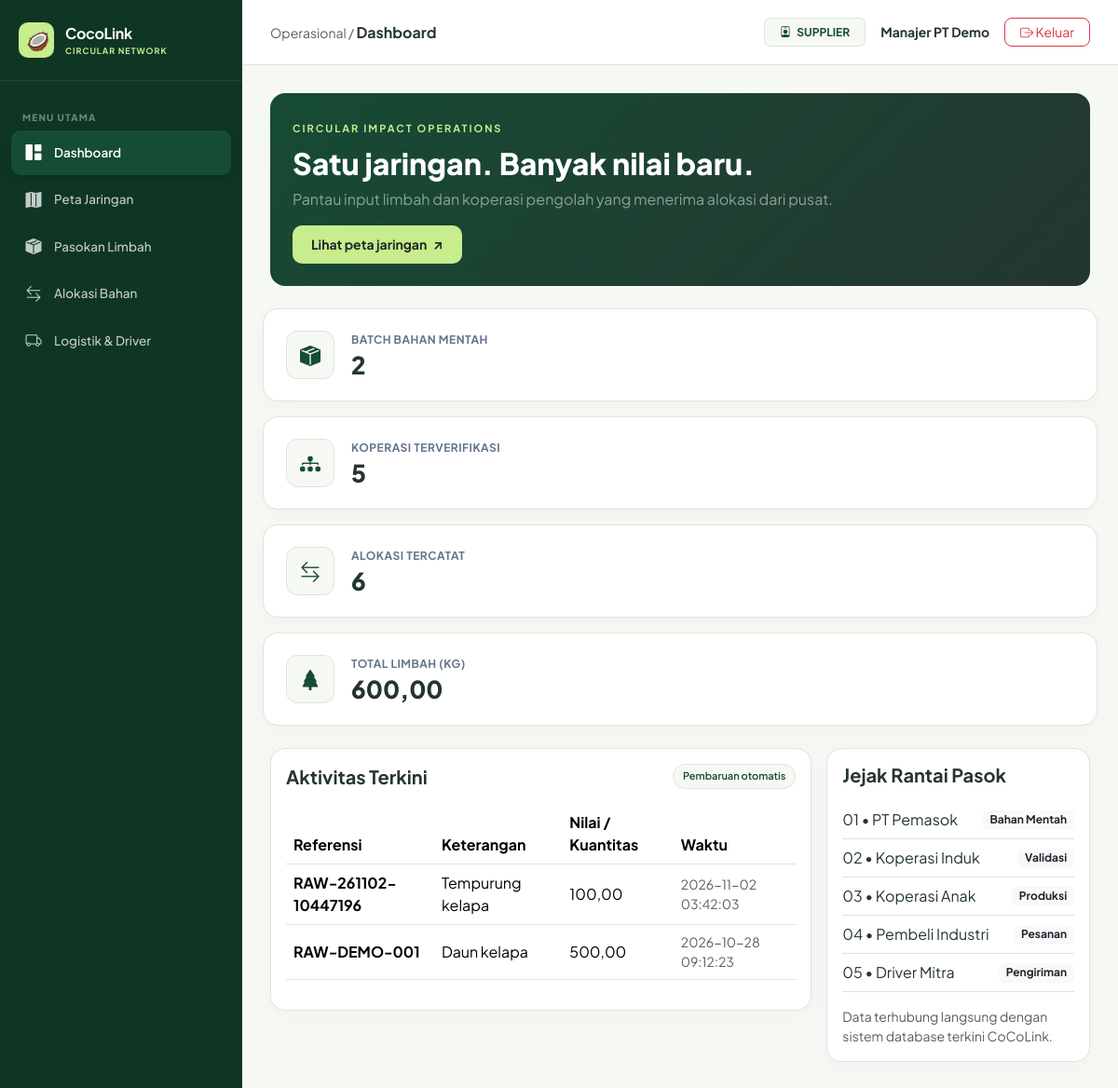
The page /index.php?page=dashboard (signed in) on the database its author committed.
### tables this page shows
CREATE TABLE `users` (
  `id` bigint(20) UNSIGNED NOT NULL,
  `name` varchar(120) NOT NULL,
  `email` varchar(190) NOT NULL,
  `password_hash` varchar(255) NOT NULL,
  `role` enum('super_admin','induk','supplier','coop','buyer','driver') NOT NULL,
  `supplier_id` bigint(20) UNSIGNED DEFAULT NULL,
  `coop_id` bigint(20) UNSIGNED DEFAULT NULL,
  `buyer_id` bigint(20) UNSIGNED DEFAULT NULL,
  `is_active` tinyint(1) NOT NULL DEFAULT 1,
  `created_at` timestamp NOT NULL DEFAULT current_timestamp()
);

CREATE TABLE `raw_batches` (
  `id` bigint(20) UNSIGNED NOT NULL,
  `supplier_id` bigint(20) UNSIGNED NOT NULL,
  `raw_type_id` int(10) UNSIGNED NOT NULL,
  `batch_code` varchar(30) NOT NULL,
  `quantity` decimal(13,2) NOT NULL,
  `unit` varchar(12) NOT NULL DEFAULT 'kg',
  `notes` text DEFAULT NULL,
  `created_at` timestamp NOT NULL DEFAULT current_timestamp()
);

CREATE TABLE `raw_types` (
  `id` int(10) UNSIGNED NOT NULL,
  `name` varchar(90) NOT NULL,
  `examples` varchar(255) NOT NULL,
  `created_at` timestamp NOT NULL DEFAULT current_timestamp()
);

### index.php (called while the page is built, shortened)
<?php
require __DIR__ . '/app/bootstrap.php';
require __DIR__ . '/app/actions.php';
require __DIR__ . '/app/views/layout.php';
$page = (string)($_GET['page'] ?? 'home');
try {
    $u = current_user();
    render_page($page, $u);
} catch (Throwable $ex) {
    try {
        if (db()->inTransaction()) {
            db()->rollBack();
        }
    } catch (Throwable $ignored) {}
    $error = $ex instanceof PDOException
        ? 'Koneksi atau operasi database gagal. Pastikan MySQL aktif di XAMPP, database cocolink sudah terimpor, dan data tidak duplikat.'
        : $ex->getMessage();
    if ($_SERVER['REQUEST_METHOD'] === 'POST') {
        $back = (string)($_GET['page'] ?? 'dashboard');
        if (!preg_match('/^[a-z_]+$/', $back)) {
            $back = 'dashboard';
        }
        flash($error, 'danger');
        redirect($back);
    }
    http_response_code(400);
?>
<!doctype html>
<html lang="id">
<head>
    <meta charset="utf-8">
    <meta name="viewport" content="width=device-width, initial-scale=1">
    <title>CoCoLink &bull; Kesalahan Sistem</title>
    <link href="https://cdn.jsdelivr.net/npm/bootstrap@5.3.2/dist/css/bootstrap.min.css" rel="stylesheet">
    <link rel="stylesheet" href="https://cdn.jsdelivr.net/npm/bootstrap-icons@1.11.2/font/bootstrap-icons.min.css">
</head>
<body style="background:#F6F8F4; padding:60px 20px;">
    <div class="container" style="max-width: 600px;">
        <div class="card shadow-sm border-danger">
            <div class="card-body p-4 text-center">
                <div class="display-4 text-danger mb-3"><i class="bi bi-exclamation-triangle-fill"></i></div>
                <h4 class="fw-bold text-dark">Tidak Dapat Membuka Halaman</h4>
                <p class="text-muted mt-3 mb-4"><?= e($error) ?></p>
                <a href="<?= e(url('dashboard')) ?>" class="btn btn-success fw-bold px-4" style="background:#164B35; border:none; border-radius:10px;">
                    <i class="bi bi-house-door-fill me-1"></i> Kembali ke Dashboard
                </a>
            </div>
        </div>
    </div>
</body>
</html>
<?php
}

### app/bootstrap.php (called while the page is built, shortened)
<?php
$config = require __DIR__ . '/../config/config.php';
function db(): PDO {
    global $config;
    static $pdo = null;
    if ($pdo === null) {
        $pdo = new PDO(
            'mysql:host=' . $config['db_host'] . ';port=' . $config['db_port'] . ';dbname=' . $config['db_name'] . ';charset=utf8mb4',
            $config['db_user'],
            $config['db_password'],
            [
                PDO::ATTR_ERRMODE            => PDO::ERRMODE_EXCEPTION,
                PDO::ATTR_DEFAULT_FETCH_MODE => PDO::FETCH_ASSOC,
                PDO::ATTR_EMULATE_PREPARES   => false
            ]
        );
    }
    return $pdo;
}
function sql(string $query, array $params = []): PDOStatement {
    $st = db()->prepare($query);
    $st->execute($params);
    return $st;
}
function rows(string $query, array $params = []): array {
    return sql($query, $params)->fetchAll();
}
function one(string $query, array $params = []): ?array {
    $r = sql($query, $params)->fetch();
    return $r ?: null;
}
function e(mixed $v): string {
    return htmlspecialchars((string)($v ?? ''), ENT_QUOTES | ENT_SUBSTITUTE, 'UTF-8');
}
function app_base(): string {
    $dir = str_replace('\\', '/', dirname($_SERVER['SCRIPT_NAME'] ?? '/index.php'));
    return ($dir === '/' || $dir === '.') ? '' : rtrim($dir, '/');
}
function url(string $page = 'dashboard', array $args = []): string {
    return app_base() . '/index.php?' . http_build_query(array_merge(['page' => $page], $args));
}
function number(mixed $n, int $dec = 2): string {
    return number_format((float)$n, $dec, ',', '.');
}
function current_user(): ?array {
    $u = one('SELECT * FROM users WHERE id=?', [(int)$_SESSION['uid']]);
    return $u;
}
function is_manager(?array $u = null): bool {
    $u ??= current_user();
    return $u && in_array($u['role'], ['super_admin', 'induk'], true);
}
?>

### app/views/pages/dashboard.php (the view, shortened to what this page needs)
<?php
function page_dashboard(array $u): void {
    $role = $u['role'];
    if (is_manager($u)) {
        $a = (int)val("SELECT COUNT(*) FROM suppliers WHERE status='verified'");
        $b = (int)val("SELECT COUNT(*) FROM cooperatives WHERE status='verified'");
        $c = (int)val("SELECT COUNT(*) FROM orders WHERE status IN ('requested','approved','assigned','in_transit','delivered')");
        $d = (int)val("SELECT COUNT(*) FROM shipments WHERE status IN ('assigned','accepted','picked_up')");
        $recent = rows('SELECT o.*, bp.company_name FROM orders o JOIN buyer_profiles bp ON bp.id=o.buyer_id ORDER BY o.id DESC LIMIT 7');
        $message = 'Validasi mitra, pengolahan, pemesanan, dan pengiriman dalam satu pusat koordinasi.';
    } elseif ($role === 'supplier') {
        $a = (int)val('SELECT COUNT(*) FROM raw_batches WHERE supplier_id=?', [$u['supplier_id']]);
        $b = (int)val("SELECT COUNT(*) FROM cooperatives WHERE supplier_id=? AND status='verified'", [$u['supplier_id']]);
        $c = (int)val('SELECT COUNT(*) FROM allocations a JOIN raw_batches r ON r.id=a.batch_id WHERE r.supplier_id=?', [$u['supplier_id']]);
        $d = (float)val('SELECT COALESCE(SUM(quantity),0) FROM raw_batches WHERE supplier_id=?', [$u['supplier_id']]);
        $recent = rows('SELECT b.batch_code code, r.name type, b.quantity, b.created_at FROM raw_batches b JOIN raw_types r ON r.id=b.raw_type_id WHERE b.supplier_id=? ORDER BY b.id DESC LIMIT 7', [$u['supplier_id']]);
        $message = 'Pantau input limbah dan koperasi pengolah yang menerima alokasi dari pusat.';
    }
?>
<div class="hero-panel mb-4 p-4" style="background: linear-gradient(135deg, #164B35 0%, #24362E 100%); border-radius:16px; color:white;">
    <span class="text-uppercase fw-bold" style="letter-spacing:2px; font-size:11px; color:#C7ED8D">CIRCULAR IMPACT OPERATIONS</span>
    <h2 style="font-weight:800; margin-top:8px">Satu jaringan. Banyak nilai baru.</h2>
    <p class="mt-2 mb-3 text-white-50"><?= e($message) ?></p>
    <a class="btn btn-lime text-dark fw-bold" href="<?= e(url('maps')) ?>">Lihat peta jaringan <span class="ms-1">↗</span></a>
</div>
<div class="row g-3 mb-4">
<?php
    if (is_manager($u)) {
        kpi('PT Terverifikasi', $a, 'building-2');
        kpi('Koperasi Anak Aktif', $b, 'network');
        kpi('Pesanan Berjalan', $c, 'shopping-bag');
        kpi('Kiriman Aktif', $d, 'truck');
    } elseif ($role === 'supplier') {
        kpi('Batch Bahan Mentah', $a, 'package');
    } elseif ($role === 'coop') {
        kpi('Alokasi Menunggu', $a, 'clock');
        kpi('Produk Terdaftar', $b, 'box');
        kpi('Stok Produk (kg)', number($c), 'boxes');
        kpi('Catatan Produksi', $d, 'factory');
    } elseif ($role === 'buyer') {
        kpi('Total Pesanan', $a, 'shopping-cart');
        kpi('Menunggu Verifikasi', $b, 'clock');
        kpi('Pesanan Selesai', $c, 'check-circle');
        kpi('Nilai Pesanan', money($d), 'wallet');
    } else {
        kpi('Total Tugas', $a, 'truck');
        kpi('Tugas Baru', $b, 'bell');
        kpi('Dalam Perjalanan', $c, 'route');
        kpi('Selesai', $d, 'check-circle');
    }
?>
</div>
<div class="row g-3">
    <div class="col-lg-8">
        <div class="panel p-3 bg-white border" style="border-radius:16px;">
            <div class="d-flex justify-content-between align-items-center mb-3">
                <h5 class="fw-bold mb-0">Aktivitas Terkini</h5>
                <span class="chip">Pembaruan otomatis</span>
            </div>
            <div class="table-responsive">
                <table class="table table-hover align-middle">
                    <thead>
                        <tr>
                            <th>Referensi</th>
                            <th>Keterangan</th>
                            <th>Nilai / Kuantitas</th>
                            <th>Waktu</th>
                        </tr>
                    </thead>
                    <tbody>
                    <?php foreach ($recent as $r): ?>
                        <tr>
                            <td class="fw-bold"><?= e($r['order_code'] ?? $r['code'] ?? '—') ?></td>
                            <td><?= isset($r['status']) ? badge($r['status']) : e($r['company_name'] ?? $r['type'] ?? '—') ?></td>
                            <td><?= isset($r['total']) ? money($r['total']) : (isset($r['quantity']) ? number($r['quantity']) : '—') ?></td>
                            <td class="text-muted small"><?= e($r['created_at']) ?></td>
                        </tr>
                    <?php endforeach; ?>
                    </tbody>
                </table>
            </div>
        </div>
    </div>
    <div class="col-lg-4">
        <div class="panel p-3 bg-white border h-100" style="border-radius:16px;">
            <h5 class="fw-bold mb-3">Jejak Rantai Pasok</h5>
            <div class="d-flex justify-content-between align-items-center py-2 border-bottom">
                <span>01 &bull; PT Pemasok</span>
                <span class="badge bg-light text-dark">Bahan Mentah</span>
            </div>
            <div class="d-flex justify-content-between align-items-center py-2 border-bottom">
                <span>02 &bull; Koperasi Induk</span>
                <span class="badge bg-light text-dark">Validasi</span>
            </div>
            <div class="d-flex justify-content-between align-items-center py-2 border-bottom">
                <span>03 &bull; Koperasi Anak</span>
                <span class="badge bg-light text-dark">Produksi</span>
            </div>
            <div class="d-flex justify-content-between align-items-center py-2 border-bottom">
                <span>04 &bull; Pembeli Industri</span>
                <span class="badge bg-light text-dark">Pesanan</span>
            </div>
            <div class="d-flex justify-content-between align-items-center py-2 border-bottom">
                <span>05 &bull; Driver Mitra</span>
                <span class="badge bg-light text-dark">Pengiriman</span>
            </div>
            <p class="helper mt-3 mb-0 small text-muted">Data terhubung langsung dengan sistem database terkini CoCoLink.</p>
        </div>
    </div>
</div>
<?php } ?>

### app/views/layout.php (shortened to what this page needs)
<?php
function render_layout(string $title, string $page, array $u, callable $content): void {
?>
<!DOCTYPE html>
<html lang="id">
<head>
    <link href="https://cdn.jsdelivr.net/npm/bootstrap@5.3.2/dist/css/bootstrap.min.css" rel="stylesheet">
    <link rel="stylesheet" href="https://cdn.jsdelivr.net/npm/bootstrap-icons@1.11.2/font/bootstrap-icons.min.css">
</head>
<body>
    <div class="app-wrapper">
        <aside class="app-sidebar">
            <div class="sidebar-brand">
                <div class="logo-icon"><i class="bi bi-circle-styled">🥥</i></div>
                <div>
                    <div class="fw-bold" style="font-size: 16px; letter-spacing: -0.3px;">CocoLink</div>
                    <div style="font-size: 9px; color: var(--coco-accent); letter-spacing: 1px; font-weight: 700;">CIRCULAR NETWORK</div>
                </div>
            </div>
            <ul class="sidebar-menu">
                <li class="menu-header">Menu Utama</li>
                <li><a href="<?= e(url('dashboard')) ?>" class="<?= $page === 'dashboard' ? 'active' : '' ?>"><i class="bi bi-grid-1x2-fill"></i> Dashboard</a></li>
                <li><a href="<?= e(url('maps')) ?>" class="<?= $page === 'maps' ? 'active' : '' ?>"><i class="bi bi-map-fill"></i> Peta Jaringan</a></li>
                <?php if (is_manager($u) || $u['role'] === 'supplier'): ?>
                    <li><a href="<?= e(url('batches')) ?>" class="<?= $page === 'batches' ? 'active' : '' ?>"><i class="bi bi-box-seam-fill"></i> Pasokan Limbah</a></li>
                <?php endif; ?>
                <?php if (is_manager($u) || $u['role'] === 'supplier' || $u['role'] === 'coop'): ?>
                    <li><a href="<?= e(url('allocations')) ?>" class="<?= $page === 'allocations' ? 'active' : '' ?>"><i class="bi bi-arrow-left-right"></i> Alokasi Bahan</a></li>
                <?php endif; ?>
                <li><a href="<?= e(url('shipments')) ?>" class="<?= $page === 'shipments' ? 'active' : '' ?>"><i class="bi bi-truck"></i> Logistik & Driver</a></li>
            </ul>
        </aside>
        <div class="app-main">
            <header class="app-header">
                <div>
                    <span class="text-muted small">Operasional / </span>
                    <span class="fw-bold text-capitalize"><?= str_replace('_', ' ', $page) ?></span>
                </div>
                <div class="d-flex align-items-center gap-3">
                    <span class="badge px-3 py-2" style="background:#F6F8F4; color:#164B35; border:1px solid #DCE6D9; font-weight:700;">
                        <i class="bi bi-person-badge me-1"></i> <?= e(str_replace('_', ' ', strtoupper($u['role']))) ?>
                    </span>
                    <div class="fw-bold" style="font-size:14px;"><?= e($u['name']) ?></div>
                    <form method="post" action="<?= e(url('logout')) ?>" style="margin:0;">
                        <button class="btn btn-sm btn-outline-danger px-3" style="border-radius:8px;"><i class="bi bi-box-arrow-right"></i> Keluar</button>
                    </form>
                </div>
            </header>
            <main class="app-content">
                <?php $content(); ?>
            </main>
        </div>
    </div>
</body>
</html>
<?php
}
function kpi(string $label, $val, string $icon = 'box'): void {
    $iconMap = [
        'map-pin' => 'bi-geo-alt-fill',
        'network' => 'bi-diagram-3-fill',
        'building' => 'bi-building-fill',
        'building-2' => 'bi-buildings-fill',
        'shopping-bag' => 'bi-bag-check-fill',
        'truck' => 'bi-truck',
        'package' => 'bi-box-seam-fill',
        'arrow-right-left' => 'bi-arrow-left-right',
        'leaf' => 'bi-tree-fill',
        'clock' => 'bi-clock-history',
        'box' => 'bi-box-fill',
        'boxes' => 'bi-boxes',
        'factory' => 'bi-building-gear',
        'shopping-cart' => 'bi-cart-fill',
        'check-circle' => 'bi-check-circle-fill',
        'wallet' => 'bi-wallet2',
        'bell' => 'bi-bell-fill',
        'route' => 'bi-signpost-split-fill'
    ];
    $biClass = $iconMap[$icon] ?? 'bi-app-indicator';
?>
    <div class="kpi-card">
        <div class="kpi-icon">
            <i class="bi <?= $biClass ?>"></i>
        </div>
        <div class="kpi-content">
            <div class="kpi-title"><?= e($label) ?></div>
            <div class="kpi-value"><?= e((string)$val) ?></div>
        </div>
    </div>
<?php } ?>

### rows shown on the page
users: role "SUPPLIER", name "Manajer PT Demo", role "Pantau input limbah dan koperasi pengolah yang menerima alokasi dari pusat."
raw_batches: batch_code "RAW-261102-10447196", raw_type.name "Tempurung kelapa", quantity "100,00", created_at "2026-11-02 03:42:03"
raw_batches: batch_code "RAW-DEMO-001", raw_type.name "Daun kelapa", quantity "500,00", created_at "2026-10-28 09:12:23"

### other values the page prints
str_replace('_', ' ', $page) "Dashboard"
$label "BATCH BAHAN MENTAH KOPERASI TERVERIFIKASI ALOKASI TERCATAT TOTAL LIMBAH (KG)"
$val "2 5 6 600,00"
